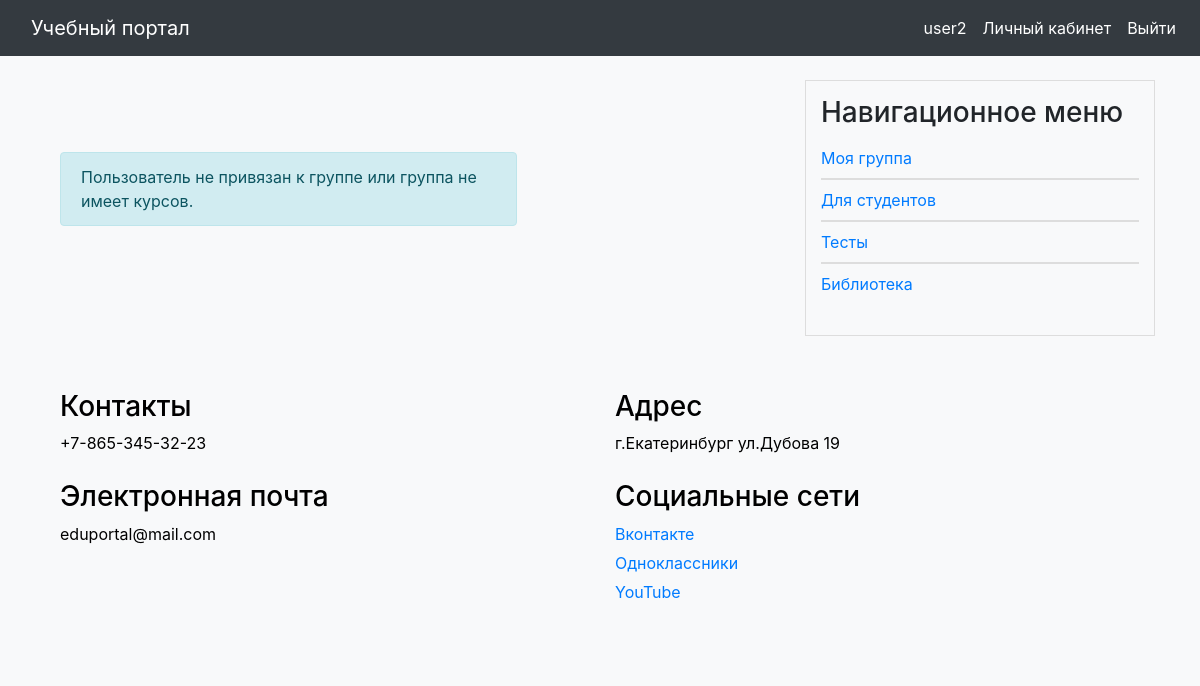
/education/personal-area/ (signed in), run on an earlier commit of the app's database.
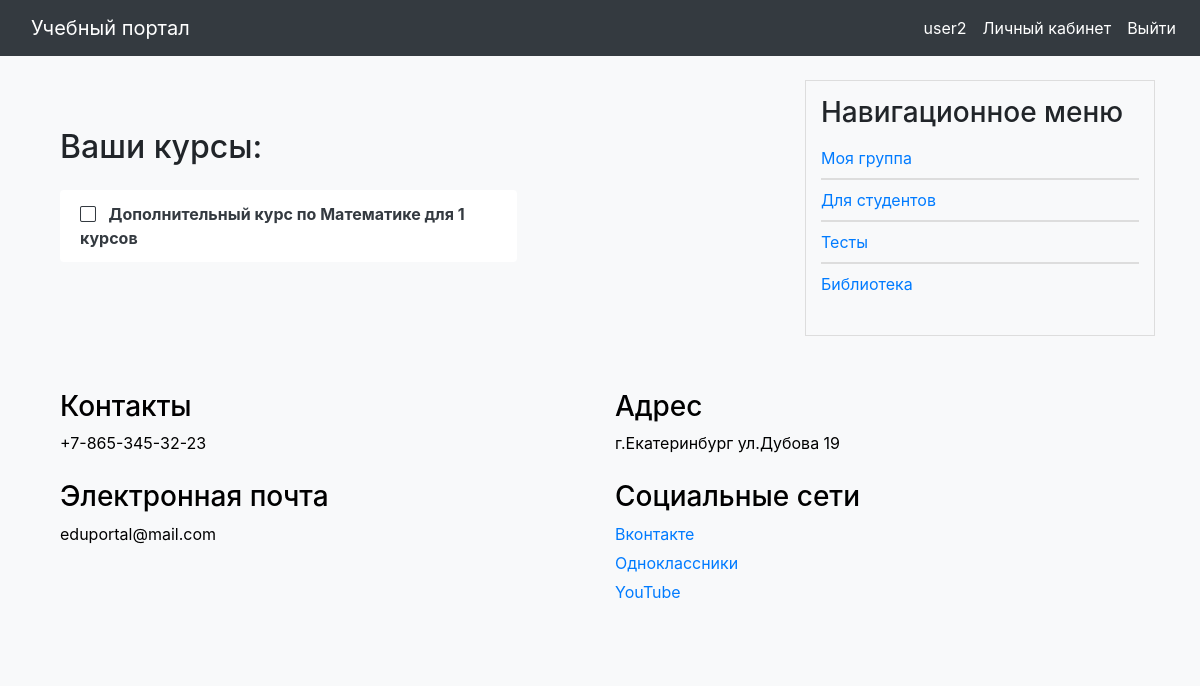
And on a later commit of the database.
### education/models.py (models this page shows, shortened)
class Courses(models.Model):
    class Meta:
        verbose_name = 'Курс'
        verbose_name_plural = 'Курсы'
    title = models.CharField(max_length=255, verbose_name="Название курса")
    slug = models.SlugField(max_length=255, unique=True, db_index=True, verbose_name="Slug")
    text = models.TextField(blank=True, verbose_name='Основная информация')
    group = models.ManyToManyField('users.GroupStudents', related_name='courses_related', verbose_name='Группы')
    teacher = models.OneToOneField('users.User', on_delete=models.SET_NULL, null=True, blank=True,
                                   related_name='teacher', verbose_name='Преподаватель')
    def get_absolute_url(self):
        return reverse('education:course', kwargs={'course_slug': self.slug})

### education/views.py (the view)
# urls.py: path('personal-area/', views.PersonalArea.as_view(), name='personal-area'),
class PersonalArea(ListView):
    model = Courses
    template_name = 'education/personal_area.html'
    context_object_name = 'courses'
    def get_queryset(self):
        user = self.request.user
        print(user.cat_user_id)
        if user.cat_user_id == 1:
            if user.group_stud:
                return user.group_stud.courses.all()
            else:
                return None
        elif user.cat_user_id == 2:
            return user.courses.all()
    def get_context_data(self, **kwargs):
        context = super().get_context_data(**kwargs)
        context['user'] = self.request.user
        context['title'] = 'Ваши курсы'
        return context

### portal/context_processors.py (called while the page is built)
def get_portal_context(request):
    navigate = ShowInfo.objects.all()
    return {'navigate': navigate}

### education/templates/education/personal_area.html
{% extends 'base.html' %}
{% load static %}
{% block content %}
<link type="text/css" href="{% static 'education/css/styles.css' %}" rel="stylesheet" />
<div class="container mt-5">
    <div class="row">
        <div class="col-md-8">
            {% if courses %}
                <h2 class="mb-4">Ваши курсы:</h2>
                <ul class="list-group">
                    {% for course in courses %}
                        <li class="list-group-item border-0">
                            <span class="mr-2"><i class="bi bi-square text-dark"></i></span>
                            <a href="{{ course.get_absolute_url }}" class="text-dark font-weight-bold stretched-link">{{ course.title }}</a>
                        </li>
                    {% endfor %}
                </ul>
            {% else %}
                <div class="alert alert-info mt-4" role="alert">
                    <p class="mb-0">Пользователь не привязан к группе или группа не имеет курсов.</p>
                </div>
            {% endif %}
        </div>
    </div>
</div>
{% endblock %}

What changed in the data, as far as the page shows it:
now on this page (row edited): Courses: title "Дополнительный курс по Математике для 1 курсов"
Also different on the page:
text no longer shown: "Пользователь не привязан к группе или группа не имеет курсов."
text now shown: "Ваши курсы:"
